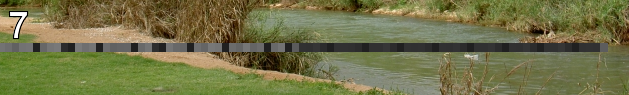
#> input picture images/7.png, 629 x 95 px
$ jupyter execute --allow-errors solution.ipynb   (shell and % lines are left out)
#> lines starting #> are read from the running program, lines starting #| are printed output that depends on the picture
# The Python Challenge
<http://www.pythonchallenge.com>

## 0. warming up
<http://www.pythonchallenge.com/pc/def/0.html>

*Hint: try to change the URL address.*

[cell 1]
2 ** 38  # or pow(2, 38)

Next URL: <http://www.pythonchallenge.com/pc/def/274877906944.html>

## 1. What about making trans?
<http://www.pythonchallenge.com/pc/def/map.html>

![A notepad page with K->M, O->Q, E->Q text](images/1.jpg "everybody thinks twice before
solving this.")
*everybody thinks twice before solving this.*

> g fmnc wms bgblr rpylqjyrc gr zw fylb. rfyrq ufyr amknsrcpq ypc dmp. bmgle gr gl zw fylb gq glcddgagclr ylb rfyr'q ufw rfgq rcvr gq qm jmle. sqgle qrpgle.kyicrpylq() gq pcamkkclbcb. lmu ynnjw ml rfc spj.

[cell 2]
text = ("g fmnc wms bgblr rpylqjyrc gr zw fylb. rfyrq ufyr amknsrcpq ypc dmp. "
        "bmgle gr gl zw fylb gq glcddgagclr ylb rfyr'q ufw rfgq rcvr gq qm jmle. "
        "sqgle qrpgle.kyicrpylq() gq pcamkkclbcb. lmu ynnjw ml rfc spj.")

trans_table = str.maketrans('abcdefghijklmnopqrstuvwxyz',
                            'cdefghijklmnopqrstuvwxyzab')

text.translate(trans_table)

[cell 3]
'map'.translate(trans_table)

## 2. ocr
<http://www.pythonchallenge.com/pc/def/ocr.html>

*recognize the characters. maybe they are in the book,
but MAYBE they are in the page source.*

> To see the solutions to the previous level, replace pc with pcc, i.e. go to: http://www.pythonchallenge.com/pcc/def/ocr.html

Hints:

find rare characters in the mess below:

```
%%$@_$^__#)^)&!_+]!*@&^}@[@%]()%+$&[(_@%+%$*^@$^!+]!&_#)_*}{}}!}_]$[%}@[{_@#_^{*
@##&{#&{&)*%(]{{([*}@[@&]+!!*{)!}{%+{))])[!^})+)$]#{*+^((@^@}$[**$&^{$!@#$%)!@(&
+^!{%_$&@^!}$_${)$_#)!({@!)(^}!*^&!$%_&&}&_#&@{)]{+)%*{&*%*&@%$+]!*__(#!*){%&@++
...
```

[full text](resources/2-source.txt)

Useful links:
- <https://stackoverflow.com/questions/12330522/reading-a-file-without-newlines>
- <https://docs.python.org/3/library/collections.html#collections.Counter>

[cell 4]
from collections import Counter

#> (the rest of this cell did not finish here and is left out)

## 3. re
<http://www.pythonchallenge.com/pc/def/equality.html>

*One small letter, surrounded by __EXACTLY__ three big bodyguards on each of its sides.*

Hints:

    kAewtloYgcFQaJNhHVGxXDiQmzjfcpYbzxlWrVcqsmUbCunkfxZWDZjUZMiGqhRRiUvGmYmvnJIHEmbT
    MUKLECKdCthezSYBpIElRnZugFAxDRtQPpyeCBgBfaRVvvguRXLvkAdLOeCKxsDUvBBCwdpMMWmuELeG
    ENihrpCLhujoBqPRDPvfzcwadMMMbkmkzCCzoTPfbRlzBqMblmxTxNniNoCufprWXxgHZpldkoLCrHJq
    ...

[full text](resources/3-source.txt)

[cell 5]
import re

#> (the rest of this cell did not finish here and is left out)

Next URL: <http://www.pythonchallenge.com/pc/def/linkedlist.html>

## 4. follow the chain
http://www.pythonchallenge.com/pc/def/linkedlist.php

[](http://www.pythonchallenge.com/pc/def/linkedlist.php?nothing=12345)

> Solutions to previous levels: [Python Challenge wiki](http://wiki.pythonchallenge.com/).

Hints:

> urllib may help. DON'T TRY ALL NOTHINGS, since it will never
> end. 400 times is more than enough.

[cell 6]
import re
from urllib.request import urlopen

url_template = 'http://www.pythonchallenge.com/pc/def/linkedlist.php?nothing={}'
nothing = '12345'
nothing_re = re.compile(r'next nothing is (\d+)')

#> (the rest of this cell did not finish here and is left out)

## 5. peak hell
http://www.pythonchallenge.com/pc/def/peak.html

*pronounce it*

Hints:

    <peakhell src="banner.p"/>

    <!-- peak hell sounds familiar ? -->

[banner.p](resources/5-banner.p)

[cell 7]
import pickle

def ascii_printer(data):
    for row in data:
        for char, num in row:
            print(char * num, sep='', end='')
        print()

#> (the rest of this cell did not finish here and is left out)

## 6. now there are pairs
<http://www.pythonchallenge.com/pc/def/channel.html>

Hints:

    <html> <!-- <-- zip -->

<http://www.pythonchallenge.com/pc/def/channel.zip>

[cell 8]
import re
import zipfile

nothing = '90052'
nothing_re = re.compile(r'next nothing is (\d+)')
comments = []

#> (the rest of this cell did not finish here and is left out)

Next URL: http://www.pythonchallenge.com/pc/def/hockey.html

## 7. smarty
<http://www.pythonchallenge.com/pc/def/oxygen.html>

Research:

*Enlarged grayscale line of the original image*

Grayscale line consist of 7x9 px blocks (except the first one, which is 5x9, and last one, which is 8x9) of the same color. Let's collect shades of gray of each block.

Useful links:
- https://stackoverflow.com/questions/138250/how-can-i-read-the-rgb-value-of-a-given-pixel-in-python

[cell 9]
from PIL import Image

im = Image.open('images/7.png')
#> im is the input picture: PIL image 629x95 RGBA; mean R, G, B, A 114.6, 114.9, 72.2, 255
px = im.load()

# center of the 2nd block
x = 8
y = 47
block_width = 7

color_values = []
# extract shade of gray of the center of the 1st block
color_values.append(px[2, 47][0])

# extract shades of other blocks
while x < 608:
    color_values.append(px[x, y][0])
    x += block_width
#> after the loop, color_values = 87 values, max 121 at index 8, min 32 at index 5, mean 67.87; x = 610

print(''.join(chr(v) for v in color_values))
#| smart guy, you made it. the next level is [105, 110, 116, 101, 103, 114, 105, 116, 121]

print(''.join(chr(v) for v in [105, 110, 116, 101, 103, 114, 105, 116, 121]))

## 8. working hard?
http://www.pythonchallenge.com/pc/def/integrity.html

[](http://www.pythonchallenge.com/pc/return/good.html)
*Where is the missing link?*

Hints:

    un: 'BZh91AY&SYA\xaf\x82\r\x00\x00\x01\x01\x80\x02\xc0\x02\x00 \x00!\x9ah3M\x07<]\xc9\x14\xe1BA\x06\xbe\x084'
    pw: 'BZh91AY&SY\x94$|\x0e\x00\x00\x00\x81\x00\x03$ \x00!\x9ah3M\x13<]\xc9\x14\xe1BBP\x91\xf08'

Research:
- https://www.google.ru/search?q=BZh91AY

[cell 10]
import bz2

un = b'BZh91AY&SYA\xaf\x82\r\x00\x00\x01\x01\x80\x02\xc0\x02\x00 \x00!\x9ah3M\x07<]\xc9\x14\xe1BA\x06\xbe\x084'
pw = b'BZh91AY&SY\x94$|\x0e\x00\x00\x00\x81\x00\x03$ \x00!\x9ah3M\x13<]\xc9\x14\xe1BBP\x91\xf08'

print(bz2.decompress(un), bz2.decompress(pw))

## 9. connect the dots
http://www.pythonchallenge.com/pc/return/good.html

> To see the solutions to the previous level, replace pc with pcc and add :un:pw
> i.e. go to: http://www.pythonchallenge.com/pcc/return/good.html:huge:file
>
> Join us at the IRC: irc.freenode.net #pythonchallenge

*Hints:*

first+second=?

first:
146,399,163,403,170,393,169,391,166,386,170,381,170,371,170,355,169,346,167,335,170,329,170,320,170,
310,171,301,173,290,178,289,182,287,188,286,190,286,192,291,194,296,195,305,194,307,191,312,190,316,
...
[first.txt](resources/9-first.txt)

second:
156,141,165,135,169,131,176,130,187,134,191,140,191,146,186,150,179,155,175,157,168,157,163,157,159,
157,158,164,159,175,159,181,157,191,154,197,153,205,153,210,152,212,147,215,146,218,143,220,132,220,
...
[second.txt](resources/9-second.txt)

[cell 11]
import matplotlib.pyplot as plt

#> (the rest of this cell did not finish here and is left out)

## 10. what are you looking at?
http://www.pythonchallenge.com/pc/return/bull.html

[](http://www.pythonchallenge.com/pc/return/sequence.txt)
*len(a[30]) = ?*

[sequence.txt](http://www.pythonchallenge.com/pc/return/sequence.txt):

    a = [1, 11, 21, 1211, 111221,

Research:
- [google 1, 11, 21, 1211, 111221](https://www.google.com/search?q=1%2C+11%2C+21%2C+1211%2C+111221)
- https://en.wikipedia.org/wiki/Look-and-say_sequence

[cell 12]
def look_and_say(number):
    next_number = []

    while number:
        digit = number[0]
        number_left = number.lstrip(digit)

        next_number.append('{count}{digit}'.format(
            digit=digit,
            count=len(number) - len(number_left)
        ))

        number = number_left

    return ''.join(next_number)

number = '1'
for _ in range(30):
    number = look_and_say(number)

print(len(number))

## 11. odd even
http://www.pythonchallenge.com/pc/return/5808.html

Research:

*Magnified top left corner of the original image*

There're 2 kinds of pixels: black and green. Let's try to extract black ones.

Useful links:
- https://stackoverflow.com/questions/26649716/how-to-show-pil-image-in-ipython-notebook

[cell 13]
from IPython.display import display
# from matplotlib.pyplot import imshow
import numpy as np
from PIL import Image

im = Image.open('images/11.jpg')
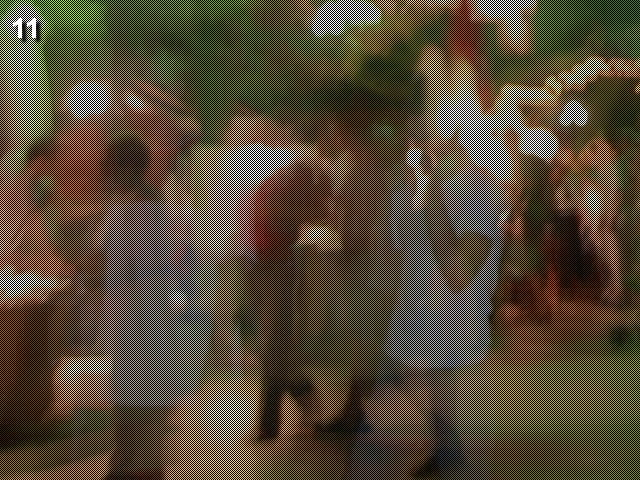
#> input picture images/11.jpg, 640 x 480 px
#> im is the input picture: PIL image 640x480 RGB; mean R, G, B 85.8, 73.7, 57.3
ima = np.array(im)

# im1a = np.array([[[0,0,0] for x in range(ima.shape[1] // 2)]
#                  for y in range(ima.shape[0])],
#                 dtype=np.uint8)
im1a = np.zeros((ima.shape[0], ima.shape[1] // 2, 3), dtype=np.uint8)

for i, row in enumerate(ima):
    # if row is even, copy every second pixel, starting from 0
    if i % 2 == 0:
        im1a[i] = ima[i, ::2]
    # otherwise, copy odd ones
    else:
        im1a[i] = ima[i, 1::2]
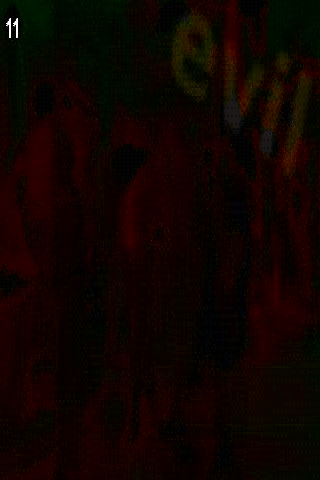
#> im1a: shape (480, 320, 3); mean R, G, B 15.5, 4, 0.4

# Image.fromarray(im1a).show()
# imshow(im1a)
display(Image.fromarray(im1a))
